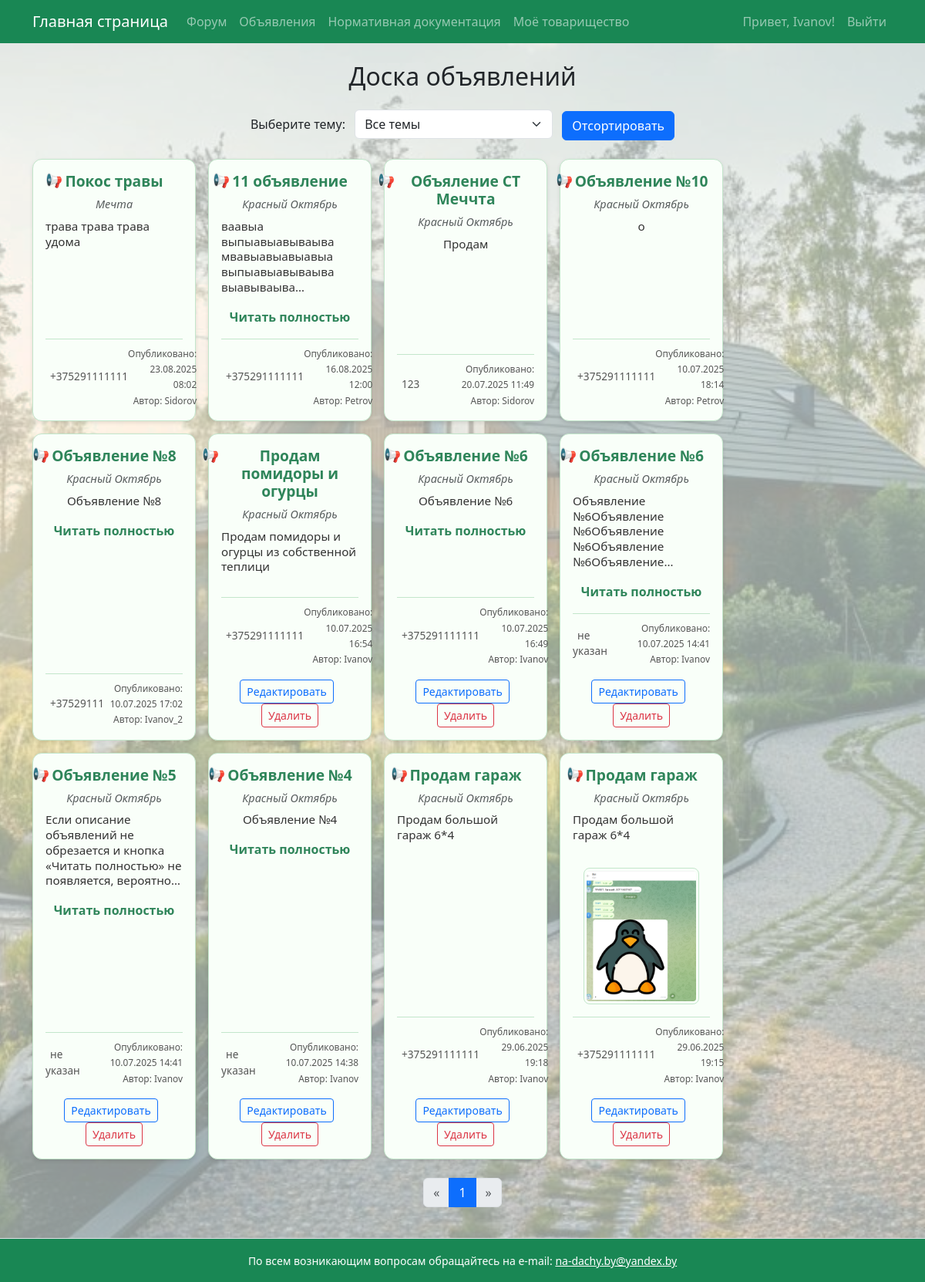
Page /ads/ (signed in) on the committed database.
### garden/models.py (models this page shows, shortened)
class Advertisement(models.Model):
    TOPIC_CHOICES = [
        ('sale_rent', 'Продажа/аренда участков'),
        ('services', 'Услуги'),
        ('equipment', 'Техника'),
        ('materials', 'Материалы'),
        ('garden', 'Сад и огород'),
        ('other', 'Другое'),
    ]
    community = models.ForeignKey(
        'Community',  # Замените 'Community' на имя вашей модели товарищества
        on_delete=models.CASCADE,
        related_name='advertisements',
        verbose_name='Товарищество'
    )
    title = models.CharField(max_length=200)
    description = models.TextField()
    photo = models.ImageField(upload_to='ads_photos/', blank=True, null=True)
    contact = models.CharField(max_length=100, verbose_name='Контакт для связи')
    topic = models.CharField(max_length=20, choices=TOPIC_CHOICES, verbose_name='Тема объявления')
    owner = models.ForeignKey(settings.AUTH_USER_MODEL, on_delete=models.CASCADE, related_name='advertisements')
    created_at = models.DateTimeField(auto_now_add=True)
    updated_at = models.DateTimeField(auto_now=True)

class Community(models.Model):
    name = models.CharField(max_length=100)
    description = models.TextField(blank=True)
    legal_address = models.TextField("Юридический адрес", blank=True, null=True)
    postal_address = models.TextField("Почтовый адрес", blank=True, null=True)
    bank_details = models.TextField("Банковские реквизиты", blank=True, null=True)
    additional_info = models.TextField("Дополнительная информация", blank=True, null=True)
    messenger_group_link = models.URLField(
        "Ссылка на группу в мессенджере",
        max_length=400,
        blank=True,
        null=True,
        help_text="Ссылка на группу Viber или другую мессенджер-группу."
    )
    is_active = models.BooleanField(default=True, verbose_name="Активно на сайте")

### garden/views.py (the view)
# urls.py: path('ads/', views.ads, name='ads'),
@login_required
def ads(request):
    topic_filter = request.GET.get('topic', '')  # Получаем выбранную тему из GET-параметров
    ads_list = Advertisement.objects.all().order_by('-created_at')
    if topic_filter:
        ads_list = ads_list.filter(topic=topic_filter)
    paginator = Paginator(ads_list, 15)  # 15 объявлений на страницу
    page_number = request.GET.get('page')
    page_obj = paginator.get_page(page_number)
    return render(request, 'ads.html', {
        'page_obj': page_obj,
        'topic': topic_filter,
    })

### garden/context_processors.py (called while the page is built)
def total_visits_processor(request):
    counter, created = PageVisit.objects.get_or_create(page_name='main_page')
    return {
        'total_visits': counter.visits
    }

def online_users_processor(request):
    now = timezone.now()
    active_threshold = now - timedelta(seconds=40)  # считаем активными за последние 40 секунд
    online_count = Profile.objects.filter(last_seen__gte=active_threshold).count()
    return {'online_users': online_count}

### garden/templates/ads.html (shortened to what this page needs)
{% extends "base.html" %}
{% block content %}
<h2 class="text-center mb-4">Доска объявлений</h2>
<form method="get" class="mb-4 text-center">
  <label for="topic-select" class="form-label me-2">Выберите тему:</label>
  <select name="topic" id="topic-select" class="form-select d-inline-block w-auto">
    <option value="" {% if not request.GET.topic %}selected{% endif %}>Все темы</option>
  </select>
  <button type="submit" class="btn btn-primary ms-2">Отсортировать</button>
</form>
{% if page_obj %}
  <div class="ads-container d-flex flex-wrap gap-3 justify-content-start">
    {% for ad in page_obj %}
      <div class="ad-card d-flex flex-column">
        <h5 class="ad-title mb-2">{{ ad.title }}</h5>
        <p class="text-muted mb-2" style="font-size: 0.9rem; font-style: italic;">
          {{ ad.community.name }}
        </p>
        <div class="ad-description description-truncate-5 mb-3" id="desc-{{ forloop.counter }}">
          {{ ad.description|linebreaksbr }}
        </div>
        <button class="btn read-more-btn p-0 mb-3" data-target="desc-{{ forloop.counter }}" style="display:none;">
          Читать полностью
        </button>
        {% if ad.photo %}
          <img src="{{ ad.photo.url }}" alt="{{ ad.title }}" class="ad-photo" data-full="{{ ad.photo.url }}">
        {% endif %}
        <div class="ad-info mt-auto w-100 d-flex justify-content-between align-items-center">
          <div class="contact-info">
             {{ ad.contact }}
          </div>
          <div class="post-meta text-end">
            <small>Опубликовано: {{ ad.created_at|date:"d.m.Y H:i" }}</small><br>
            <small>Автор: {{ ad.owner.get_full_name|default:ad.owner.username }}</small>
          </div>
        </div>
        {% if user.is_authenticated and ad.owner == user %}
          <div class="ad-actions mt-3 text-center">
            <a href="{% url 'edit_advertisement' ad.pk %}" class="btn btn-sm btn-outline-primary me-2">Редактировать</a>
            <a href="{% url 'delete_advertisement' ad.pk %}" class="btn btn-sm btn-outline-danger">Удалить</a>
          </div>
        {% endif %}
      </div>
    {% endfor %}
  </div>
  <nav aria-label="Page navigation" class="mt-4">
    <ul class="pagination justify-content-center flex-wrap">
      {% if page_obj.has_previous %}
        <li class="page-item">
          <a class="page-link" href="?{% if request.GET.topic %}topic={{ request.GET.topic }}&{% endif %}page={{ page_obj.previous_page_number }}">&laquo;</a>
        </li>
      {% else %}
        <li class="page-item disabled">
          <span class="page-link">&laquo;</span>
        </li>
      {% endif %}
      {% for num in page_obj.paginator.page_range %}
        {% if num >= page_obj.number|add:"-2" and num <= page_obj.number|add:"2" %}
          {% if num == page_obj.number %}
            <li class="page-item active"><span class="page-link">{{ num }}</span></li>
          {% else %}
            <li class="page-item"><a class="page-link" href="?{% if request.GET.topic %}topic={{ request.GET.topic }}&{% endif %}page={{ num }}">{{ num }}</a></li>
          {% endif %}
        {% endif %}
      {% endfor %}
      {% if page_obj.has_next %}
        <li class="page-item">
          <a class="page-link" href="?{% if request.GET.topic %}topic={{ request.GET.topic }}&{% endif %}page={{ page_obj.next_page_number }}">&raquo;</a>
        </li>
      {% else %}
        <li class="page-item disabled">
          <span class="page-link">&raquo;</span>
        </li>
      {% endif %}
    </ul>
  </nav>
{% else %}
  <p class="text-center">Объявления отсутствуют.</p>
{% endif %}
{% endblock %}

### templates/base.html (shortened to what this page needs)
<!DOCTYPE html>
<html lang="ru">
<head>
    <link rel="stylesheet" href="https://cdn.jsdelivr.net/npm/bootstrap@5.3.0/dist/css/bootstrap.min.css">
</head>
<body>
    <div class="page-container">
        <nav class="navbar navbar-expand-lg navbar-dark bg-success mb-4">
            <div class="container">
                <a class="navbar-brand" href="{% url 'main_page' %}">Главная страница</a>
                <div class="collapse navbar-collapse" id="navbarSupportedContent">
                    <ul class="navbar-nav me-auto mb-2 mb-lg-0">
                        <li class="nav-item"><a class="nav-link" href="{% url 'forum' %}">Форум</a></li>
                        <li class="nav-item"><a class="nav-link" href="{% url 'ads' %}">Объявления</a></li>
                        <li class="nav-item"><a class="nav-link" href="https://strb.by/?page_id=22" target="_blank" rel="noopener noreferrer">Нормативная документация</a></li>
                        <li class="nav-item"><a class="nav-link" href="{% url 'my_community' %}">Моё товарищество</a></li>
                    </ul>
                    <ul class="navbar-nav ms-auto mb-2 mb-lg-0">
                        {% if user.is_authenticated %}
                            <li class="nav-item">
                                <span class="nav-link">Привет, {{ user.username }}!</span>
                            </li>
                            <li class="nav-item">
                                <a class="nav-link" href="#" onclick="event.preventDefault(); document.getElementById('logout-form').submit();">
                                    Выйти
                                </a>
                            </li>
                        {% else %}
                            <li class="nav-item"><a class="nav-link" href="{% url 'login' %}">Войти</a></li>
                        {% endif %}
                    </ul>
                </div>
            </div>
        </nav>
        <main class="content-wrap container">
            {% block content %}
            {% endblock %}
        </main>
        <footer class="bg-success text-center py-3 mt-4 border-top text-white">
            <div class="container">
                <small>
                    По всем возникающим вопросам обращайтесь на e-mail:
                    <a href="mailto:na-dachy.by@yandex.by" class="text-white text-decoration-underline">
                        na-dachy.by@yandex.by
                    </a>
                </small>
            </div>
        </footer>
    </div>
</body>
</body>
</html>

### templates/base.html (style rules this page uses)
body, html { height: 100%; margin: 0; }
.page-container { min-height: 100vh; display: flex; flex-direction: column; min-height: 100vh; background-image: url('/static/images/background.jpg'); background-repeat: no-repeat; background-position: center center; background-size: cover; background-color: rgba(240, 248, 245, 0.6); background-blend-mode: lighten; }
.content-wrap { flex: 1; }
.ad-card { box-shadow: 0 2px 8px rgba(0,0,0,0.04); margin-bottom: 0px; width: 230px !important; min-width: unset !important; }
@media (max-width: 1200px) { .ad-card { width: 20%; min-width: 180px; } }
.description-truncate-5 { display: -webkit-box; -webkit-line-clamp: 5; -webkit-box-orient: vertical; overflow: hidden; text-overflow: ellipsis; white-space: normal; }
.ad-photo { max-width: 120px; height: auto; cursor: pointer; border: 1px solid #ccc; padding: 3px; margin: 10px 0; object-fit: contain; }

### garden/templates/ads.html (style rules this page uses)
.ads-container { gap: 2rem; }
.ad-card { background-color: #f9fff9; border: 1px solid #c3e6cb; border-radius: 12px; padding: 1rem; box-shadow: 0 2px 5px rgba(0,0,0,0.1); display: flex; flex-direction: column; transition: transform 0.3s ease, box-shadow 0.3s ease; min-height: 280px; box-sizing: border-box; flex: 0 0 19%; max-width: 19%; align-items: center; }
.ad-title { font-weight: 700; color: #2f855a; font-size: 1.2rem; text-align: center; margin-bottom: 0.5rem; position: relative; }
.ad-title::before { content: "📢"; position: absolute; left: -25px; top: 0; font-size: 1.1rem; }
.ad-description { font-size: 0.95rem; line-height: 1.3em; color: #333; }
.description-truncate-5 { max-height: 6.5em; overflow: hidden; transition: max-height 0.3s ease; white-space: normal; }
.read-more-btn { background: none; border: none; color: #2f855a; font-weight: 600; cursor: pointer; margin-bottom: 10px; padding: 0; }
.ad-photo { max-width: 150px; height: auto; object-fit: contain; cursor: pointer; border-radius: 8px; border: 1px solid #c3e6cb; margin: 1rem auto; transition: transform 0.3s ease; }
.ad-info { font-size: 0.85rem; color: #555; border-top: 1px solid #c3e6cb; padding-top: 0.5rem; width: 100%; display: flex; justify-content: space-between; align-items: center; }
.ad-actions { text-align: center; }
.ad-actions a { text-decoration: none; }

### rows in the picture
Advertisement: title "Покос травы", community.name "Мечта", description "трава трава трава удома", contact "+375291111111", created_at "23.08.2025 08:02", owner.get_full_name "Sidorov"
Advertisement: title "11 объявление", community.name "Красный Октябрь", description "ваавыа выпыавыавываыва мвавыавыавыавыа выпыавыавываыва…", contact "+375291111111", created_at "16.08.2025 12:00", owner.get_full_name "Petrov"
Advertisement: title "Объяление СТ Меччта", community.name "Красный Октябрь", description "Продам", contact "123", created_at "20.07.2025 11:49", owner.get_full_name "Sidorov"
Advertisement: title "Объявление №10", community.name "Красный Октябрь", description "о", contact "+375291111111", created_at "10.07.2025 18:14", owner.get_full_name "Petrov"
Advertisement: title "Объявление №8", community.name "Красный Октябрь", description "Объявление №8", contact "+37529111", created_at "10.07.2025 17:02", owner.get_full_name "Ivanov_2"
Advertisement: title "Продам помидоры и огурцы", community.name "Красный Октябрь", description "Продам помидоры и огурцы из собственной теплици", contact "+375291111111", created_at "10.07.2025 16:54", owner.get_full_name "Ivanov", shows "Редактировать"
Advertisement: title "Объявление №6", community.name "Красный Октябрь", description "Объявление №6", contact "+375291111111", created_at "10.07.2025 16:49", owner.get_full_name "Ivanov", shows "Редактировать"
Advertisement: title "Объявление №6", community.name "Красный Октябрь", description "Объявление №6Объявление №6Объявление №6Объявление…", contact "не указан", created_at "10.07.2025 14:41", owner.get_full_name "Ivanov", shows "Редактировать"
Advertisement: title "Объявление №5", community.name "Красный Октябрь", description "Если описание объявлений не обрезается и кнопка «Читать полностью» не появляется,…", contact "не указан", created_at "10.07.2025 14:41", owner.get_full_name "Ivanov", shows "Редактировать"
Advertisement: title "Объявление №4", community.name "Красный Октябрь", description "Объявление №4", contact "не указан", created_at "10.07.2025 14:38", owner.get_full_name "Ivanov", shows "Редактировать"
Advertisement: title "Продам гараж", community.name "Красный Октябрь", description "Продам большой гараж 6*4", contact "+375291111111", created_at "29.06.2025 19:18", owner.get_full_name "Ivanov", shows "Редактировать"
Advertisement: title "Продам гараж", community.name "Красный Октябрь", description "Продам большой гараж 6*4", photo (picture), contact "+375291111111", created_at "29.06.2025 19:15", owner.get_full_name "Ivanov", shows "Редактировать"

### other values in the picture
{{ user.username }} "Ivanov"
{{ num }} "1"
